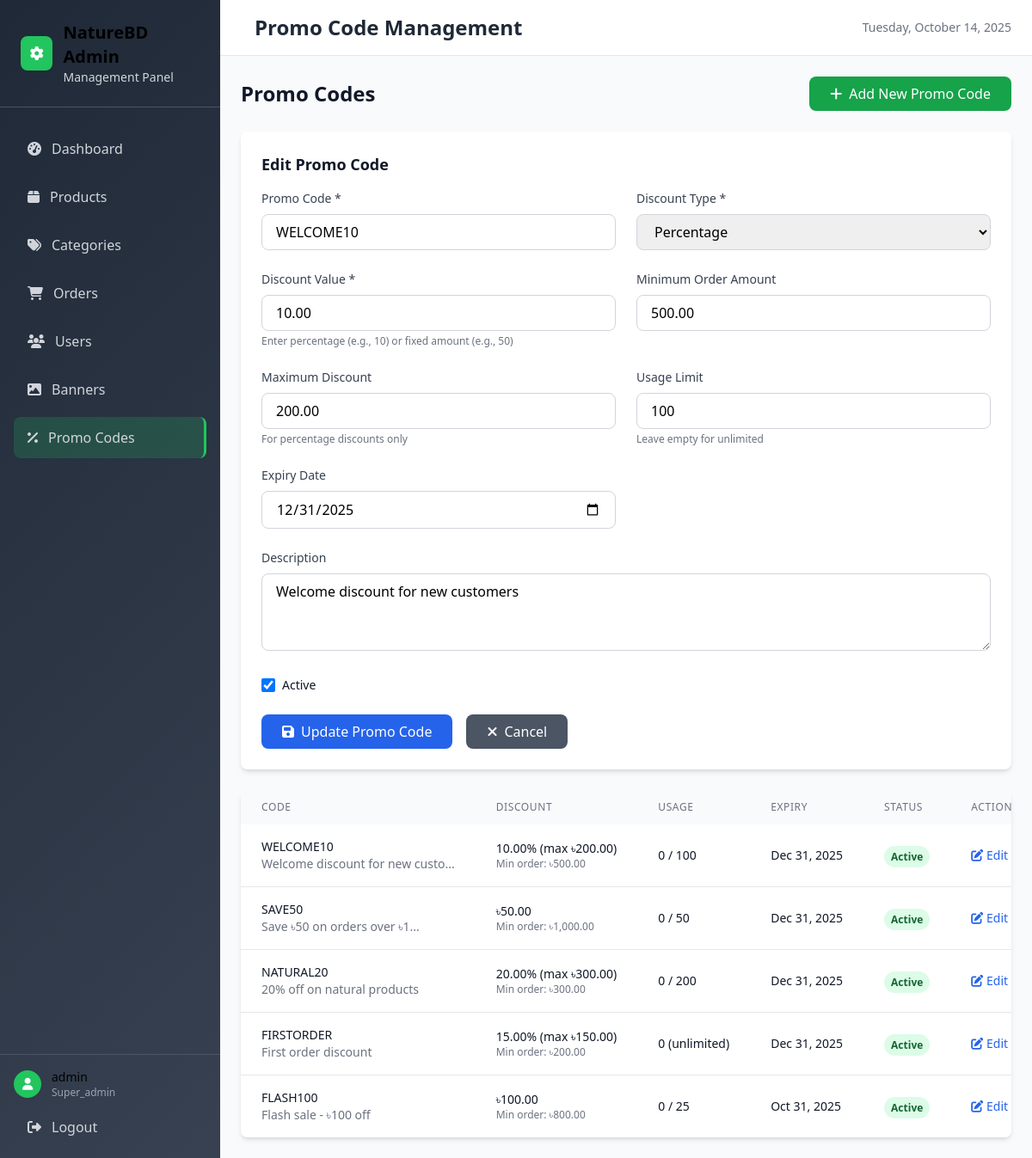
/admin/promo_codes.php?action=edit&id=1 (signed in), run on the app's committed database.
### tables this page shows
CREATE TABLE promo_codes (
    id INT AUTO_INCREMENT PRIMARY KEY,
    code VARCHAR(50) UNIQUE NOT NULL,
    description TEXT,
    discount_type ENUM('percentage', 'fixed') NOT NULL,
    discount_value DECIMAL(10,2) NOT NULL,
    min_order_amount DECIMAL(10,2) DEFAULT 0,
    max_discount DECIMAL(10,2) DEFAULT NULL,
    usage_limit INT DEFAULT NULL,
    used_count INT DEFAULT 0,
    is_active BOOLEAN DEFAULT TRUE,
    expiry_date DATE DEFAULT NULL,
    created_at TIMESTAMP DEFAULT CURRENT_TIMESTAMP,
    updated_at TIMESTAMP DEFAULT CURRENT_TIMESTAMP ON UPDATE CURRENT_TIMESTAMP
);

### admin/promo_codes.php (the view, shortened to what this page needs)
<?php
include 'includes/header.php';
$promo_codes = $conn->query("SELECT * FROM promo_codes ORDER BY created_at DESC")->fetch_all(MYSQLI_ASSOC);
$edit_promo = null;
if (isset($_GET['action']) && $_GET['action'] === 'edit' && isset($_GET['id'])) {
    $id = (int)$_GET['id'];
    $stmt = $conn->prepare("SELECT * FROM promo_codes WHERE id = ?");
    $stmt->bind_param("i", $id);
    $stmt->execute();
    $edit_promo = $stmt->get_result()->fetch_assoc();
}
?>
<div class="flex justify-between items-center mb-6">
    <h2 class="text-2xl font-bold text-gray-900">Promo Codes</h2>
    <a href="?action=add" class="px-6 py-2 bg-green-600 text-white rounded-lg hover:bg-green-700 transition-colors">
        <i class="fas fa-plus mr-2"></i>Add New Promo Code
    </a>
</div>
<?php if (isset($_GET['action']) && ($_GET['action'] === 'add' || $_GET['action'] === 'edit')): ?>
    <div class="bg-white rounded-lg shadow-md p-6 mb-6">
        <h3 class="text-lg font-semibold text-gray-900 mb-4">
            <?php echo $_GET['action'] === 'add' ? 'Add New Promo Code' : 'Edit Promo Code'; ?>
        </h3>
        <form method="POST">
            <div class="grid grid-cols-1 md:grid-cols-2 gap-6">
                <div>
                    <label class="block text-sm font-medium text-gray-700 mb-2">Promo Code *</label>
                    <input type="text" name="code" required value="<?php echo $edit_promo ? htmlspecialchars($edit_promo['code']) : ''; ?>" class="w-full px-4 py-2 border border-gray-300 rounded-lg focus:ring-2 focus:ring-blue-500 focus:border-transparent" placeholder="SUMMER2024">
                </div>
                <div>
                    <label class="block text-sm font-medium text-gray-700 mb-2">Discount Type *</label>
                    <select name="discount_type" required class="w-full px-4 py-2 border border-gray-300 rounded-lg focus:ring-2 focus:ring-blue-500 focus:border-transparent">
                        <option value="percentage" <?php echo $edit_promo && $edit_promo['discount_type'] === 'percentage' ? 'selected' : ''; ?>>Percentage</option>
                    </select>
                </div>
                <div>
                    <label class="block text-sm font-medium text-gray-700 mb-2">Discount Value *</label>
                    <input type="number" name="discount_value" step="0.01" required value="<?php echo $edit_promo ? $edit_promo['discount_value'] : ''; ?>" class="w-full px-4 py-2 border border-gray-300 rounded-lg focus:ring-2 focus:ring-blue-500 focus:border-transparent">
                    <p class="text-xs text-gray-500 mt-1">Enter percentage (e.g., 10) or fixed amount (e.g., 50)</p>
                </div>
                <div>
                    <label class="block text-sm font-medium text-gray-700 mb-2">Minimum Order Amount</label>
                    <input type="number" name="min_order_amount" step="0.01" value="<?php echo $edit_promo ? $edit_promo['min_order_amount'] : '0'; ?>" class="w-full px-4 py-2 border border-gray-300 rounded-lg focus:ring-2 focus:ring-blue-500 focus:border-transparent">
                </div>
                <div>
                    <label class="block text-sm font-medium text-gray-700 mb-2">Maximum Discount</label>
                    <input type="number" name="max_discount" step="0.01" value="<?php echo $edit_promo && $edit_promo['max_discount'] ? $edit_promo['max_discount'] : ''; ?>" class="w-full px-4 py-2 border border-gray-300 rounded-lg focus:ring-2 focus:ring-blue-500 focus:border-transparent">
                    <p class="text-xs text-gray-500 mt-1">For percentage discounts only</p>
                </div>
                <div>
                    <label class="block text-sm font-medium text-gray-700 mb-2">Usage Limit</label>
                    <input type="number" name="usage_limit" value="<?php echo $edit_promo && $edit_promo['usage_limit'] ? $edit_promo['usage_limit'] : ''; ?>" class="w-full px-4 py-2 border border-gray-300 rounded-lg focus:ring-2 focus:ring-blue-500 focus:border-transparent">
                    <p class="text-xs text-gray-500 mt-1">Leave empty for unlimited</p>
                </div>
                <div>
                    <label class="block text-sm font-medium text-gray-700 mb-2">Expiry Date</label>
                    <input type="date" name="expiry_date" value="<?php echo $edit_promo && $edit_promo['expiry_date'] ? $edit_promo['expiry_date'] : ''; ?>" class="w-full px-4 py-2 border border-gray-300 rounded-lg focus:ring-2 focus:ring-blue-500 focus:border-transparent">
                </div>
                <div class="md:col-span-2">
                    <label class="block text-sm font-medium text-gray-700 mb-2">Description</label>
                    <textarea name="description" rows="3" class="w-full px-4 py-2 border border-gray-300 rounded-lg focus:ring-2 focus:ring-blue-500 focus:border-transparent"><?php echo $edit_promo ? htmlspecialchars($edit_promo['description']) : ''; ?></textarea>
                </div>
                <div class="flex items-center">
                    <input type="checkbox" name="is_active" id="is_active" <?php echo !$edit_promo || $edit_promo['is_active'] ? 'checked' : ''; ?> class="h-4 w-4 text-blue-600 focus:ring-blue-500 border-gray-300 rounded">
                    <label for="is_active" class="ml-2 block text-sm text-gray-900">Active</label>
                </div>
            </div>
            <div class="mt-6 flex gap-4">
                <button type="submit" class="px-6 py-2 bg-blue-600 text-white rounded-lg hover:bg-blue-700 transition-colors">
                    <i class="fas fa-save mr-2"></i><?php echo $_GET['action'] === 'add' ? 'Add Promo Code' : 'Update Promo Code'; ?>
                </button>
                <a href="promo_codes.php" class="px-6 py-2 bg-gray-600 text-white rounded-lg hover:bg-gray-700 transition-colors">
                    <i class="fas fa-times mr-2"></i>Cancel
                </a>
            </div>
        </form>
    </div>
<?php endif; ?>
<div class="bg-white rounded-lg shadow-md overflow-hidden">
    <div class="overflow-x-auto">
        <table class="w-full">
            <thead class="bg-gray-50">
                <tr>
                    <th class="px-6 py-3 text-left text-xs font-medium text-gray-500 uppercase tracking-wider">Code</th>
                    <th class="px-6 py-3 text-left text-xs font-medium text-gray-500 uppercase tracking-wider">Discount</th>
                    <th class="px-6 py-3 text-left text-xs font-medium text-gray-500 uppercase tracking-wider">Usage</th>
                    <th class="px-6 py-3 text-left text-xs font-medium text-gray-500 uppercase tracking-wider">Expiry</th>
                    <th class="px-6 py-3 text-left text-xs font-medium text-gray-500 uppercase tracking-wider">Status</th>
                    <th class="px-6 py-3 text-left text-xs font-medium text-gray-500 uppercase tracking-wider">Actions</th>
                </tr>
            </thead>
            <tbody class="bg-white divide-y divide-gray-200">
                <?php if (empty($promo_codes)): ?>
                    <tr>
                        <td colspan="6" class="px-6 py-4 text-center text-gray-500">No promo codes found</td>
                    </tr>
                <?php else: ?>
                    <?php foreach ($promo_codes as $promo): ?>
                        <tr class="hover:bg-gray-50">
                            <td class="px-6 py-4 whitespace-nowrap">
                                <div class="text-sm font-medium text-gray-900"><?php echo htmlspecialchars($promo['code']); ?></div>
                                <div class="text-sm text-gray-500"><?php echo htmlspecialchars(substr($promo['description'], 0, 30)) . (strlen($promo['description']) > 30 ? '...' : ''); ?></div>
                            </td>
                            <td class="px-6 py-4 whitespace-nowrap text-sm text-gray-900">
                                <?php
                                if ($promo['discount_type'] === 'percentage') {
                                    echo $promo['discount_value'] . '%';
                                    if ($promo['max_discount']) {
                                        echo ' (max ৳' . number_format($promo['max_discount'], 2) . ')';
                                    }
                                } else {
                                    echo '৳' . number_format($promo['discount_value'], 2);
                                }
                                ?>
                                <div class="text-xs text-gray-500">Min order: ৳<?php echo number_format($promo['min_order_amount'], 2); ?></div>
                            </td>
                            <td class="px-6 py-4 whitespace-nowrap text-sm text-gray-900">
                                <?php echo $promo['used_count']; ?>
                                <?php if ($promo['usage_limit']): ?>
                                    / <?php echo $promo['usage_limit']; ?>
                                <?php else: ?>
                                    (unlimited)
                                <?php endif; ?>
                            </td>
                            <td class="px-6 py-4 whitespace-nowrap text-sm text-gray-500">
                                <?php
                                if ($promo['expiry_date']) {
                                    $expiry = strtotime($promo['expiry_date']);
                                    $is_expired = $expiry < time();
                                    echo '<span class="' . ($is_expired ? 'text-red-600' : 'text-gray-900') . '">' . date('M j, Y', $expiry) . '</span>';
                                } else {
                                    echo 'No expiry';
                                }
                                ?>
                            </td>
                            <td class="px-6 py-4 whitespace-nowrap">
                                <?php
                                $is_expired = $promo['expiry_date'] && strtotime($promo['expiry_date']) < time();
                                $is_limit_reached = $promo['usage_limit'] && $promo['used_count'] >= $promo['usage_limit'];
                                $status = $promo['is_active'] && !$is_expired && !$is_limit_reached ? 'active' : 'inactive';
                                ?>
                                <span class="px-2 py-1 text-xs font-semibold rounded-full <?php echo $status === 'active' ? 'text-green-800 bg-green-100' : 'text-red-800 bg-red-100'; ?>">
                                    <?php echo ucfirst($status); ?>
                                </span>
                            </td>
                            <td class="px-6 py-4 whitespace-nowrap text-sm font-medium">
                                <div class="flex space-x-2">
                                    <a href="?action=edit&id=<?php echo $promo['id']; ?>" class="text-blue-600 hover:text-blue-900">
                                        <i class="fas fa-edit"></i> Edit
                                    </a>
                                </div>
                            </td>
                        </tr>
                    <?php endforeach; ?>
                <?php endif; ?>
            </tbody>
        </table>
    </div>
</div>
<?php include 'includes/footer.php'; ?>

### admin/css/admin.css (style rules this page uses)
html, body { height: 100%; }
@media (min-width: 769px) { html, body { overflow: hidden; } }

### data on the page
promo_codes: code "WELCOME10", discount_type "Percentage", discount_value "10.00", min_order_amount "500.00", max_discount "200.00", usage_limit "100", expiry_date "12/31/2025", description "Welcome discount for new customers", is_active "☑", description "Welcome discount for new custo", used_count "0", expiry_date "Dec 31, 2025"
promo_codes: code "SAVE50", description "Save ৳50 on orders over ৳1", discount_value "50.00", min_order_amount "1,000.00", used_count "0", usage_limit "50", expiry_date "Dec 31, 2025"
promo_codes: code "NATURAL20", description "20% off on natural products", discount_value "20.00", max_discount "300.00", min_order_amount "300.00", used_count "0", usage_limit "200", expiry_date "Dec 31, 2025"
promo_codes: code "FIRSTORDER", description "First order discount", discount_value "15.00", max_discount "150.00", min_order_amount "200.00", used_count "0", shows "(unlimited)", expiry_date "Dec 31, 2025"
promo_codes: code "FLASH100", description "Flash sale - ৳100 off", discount_value "100.00", min_order_amount "800.00", used_count "0", usage_limit "25", expiry_date "Oct 31, 2025"

### other printed values
$_SESSION['admin_username'] "admin"
$_SESSION['admin_role'] "Super_admin"
$page_title "Promo Code Management"
